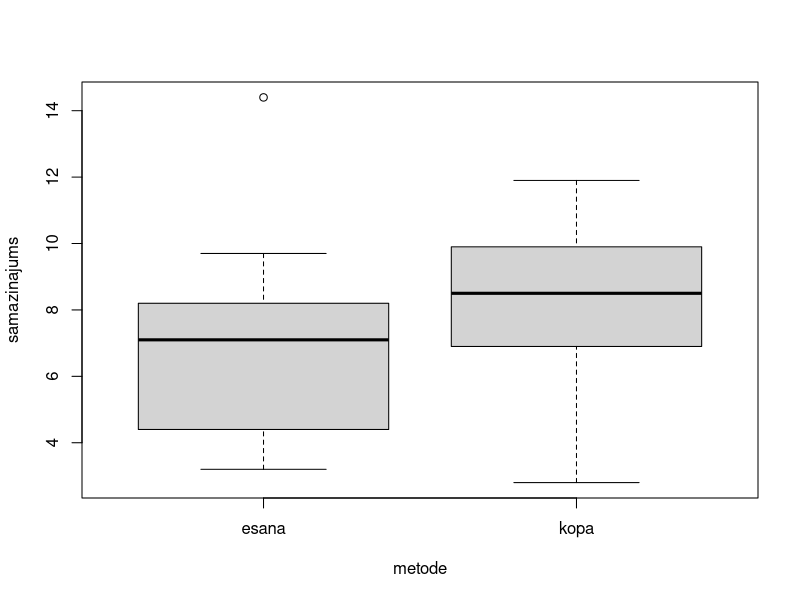
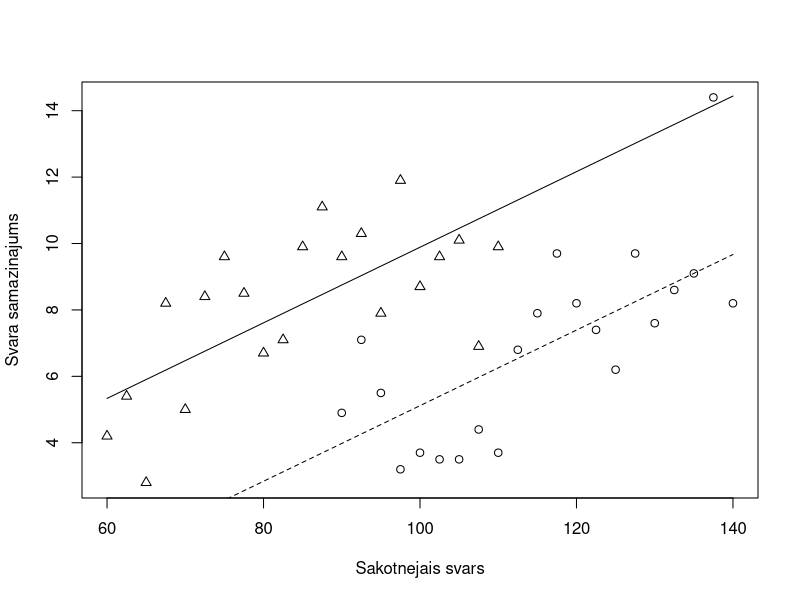

Reproduce these figures in R, in order.
# Kovariācijas analīze
## Dati
dieta <- read.table(file = "dieta.txt", header = TRUE, sep = "\t", dec = ".")
str(dieta)

summary(dieta)

## Dispersijas analīze
mod <- lm(samazinajums ~ metode, data = dieta)
anova(mod)

with(dieta, tapply(samazinajums, metode, mean))

with(dieta, boxplot(samazinajums ~ metode))

## Kvantitatīva mainīgā iekļaušana modelī
mod1 <- lm(samazinajums ~ metode + svars, data = dieta)
anova(mod1)

summary(mod1)

mod2 <- lm(samazinajums ~ metode * svars, data = dieta)
anova(mod2)

AIC(mod, mod1, mod2)

jauns <- seq(60, 140, 5)
pred.esana <- predict(
  mod1,
  data.frame(svars = jauns, metode = rep("esana", 17))
)
pred.kopa <- predict(mod1, data.frame(svars = jauns, metode = rep("kopa", 17)))
plot(
  dieta$samazinajums ~ dieta$svars,
  pch = as.numeric(factor(dieta$metode)),
  xlab = "Sakotnejais svars",
  ylab = "Svara samazinajums"
)
lines(pred.kopa ~ jauns, lty = 1)
lines(pred.esana ~ jauns, lty = 2)
